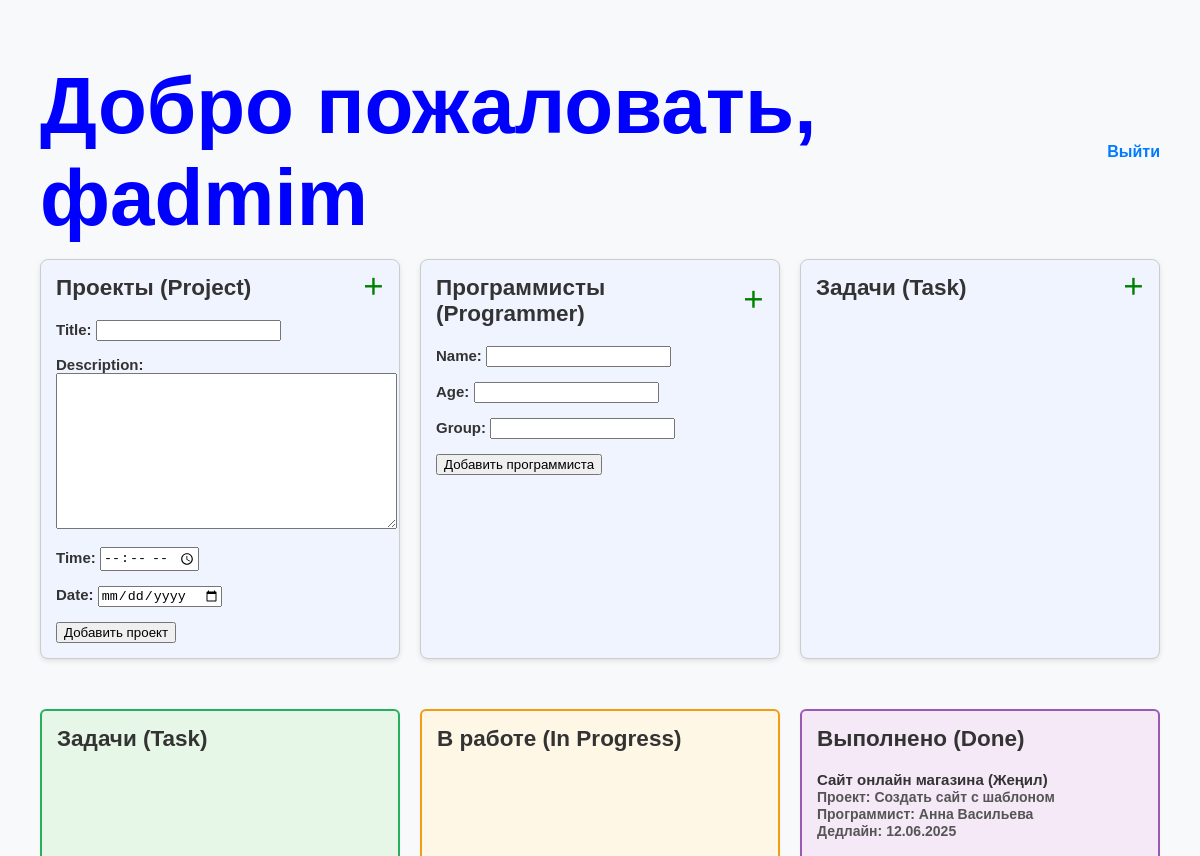
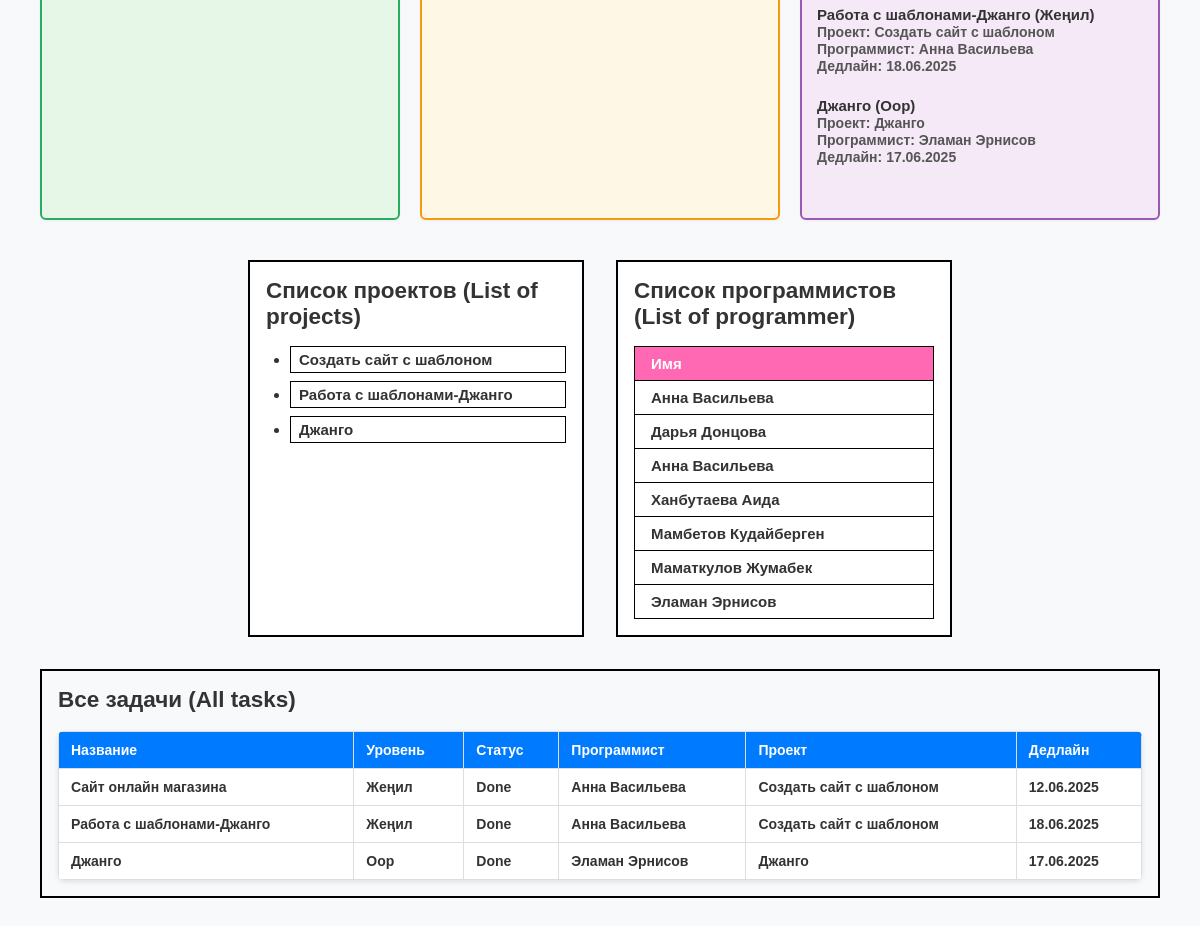
The app's page / (signed in) with its own data (2 pictures, top to bottom).
### board/models.py (models this page shows, shortened)
class Task(models.Model):
    LEVEL_CHOICES = [
        ('easy', 'Жеңил'),
        ('medium', 'Орточо'),
        ('hard', 'Оор'),
        ('very_hard', 'Өтө оор'),
    ]
    STATUS_CHOICES = [
        ('task', 'Task'),
        ('in_progress', 'In Progress'),
        ('done', 'Done'),
    ]
    title = models.CharField(max_length=100)
    name_task = models.CharField(max_length=100)
    deadline = models.DateField()
    programmer = models.ForeignKey(Programmer, on_delete=models.CASCADE)
    project = models.ForeignKey(Project, on_delete=models.CASCADE)
    level = models.CharField(max_length=20, choices=LEVEL_CHOICES, default='easy')
    status = models.CharField(max_length=20, choices=STATUS_CHOICES, default='task')

class Project(models.Model):
    title = models.CharField(max_length=100)
    description = models.TextField()
    time = models.TimeField()
    date = models.DateField()
    def __str__(self):
        return self.title

class Programmer(models.Model):
    name = models.CharField(max_length=100)
    age = models.IntegerField()
    group = models.CharField(max_length=100)
    def __str__(self):
        return self.name

### board/views.py (the view)
# urls.py: path('', views.board_home, name='board_home'),
@login_required
def board_home(request):
    projects = Project.objects.all()
    programmers = Programmer.objects.all()
    tasks = Task.objects.all()
    users = User.objects.all()  # Для выбора пользователя при добавлении программиста
    project_form = ProjectForm()
    programmer_form = ProgrammerForm()
    task_form = TaskForm()
    context = {
        'projects': projects,
        'programmers': programmers,
        'tasks': tasks,
        'project_form': project_form,
        'programmer_form': programmer_form,
        'task_form': task_form,
    }
    return render(request, 'board/home.html', context)

### board/forms.py
class ProjectForm(forms.ModelForm):
    class Meta:
        model = Project
        fields = '__all__'
        widgets = {
            'date': forms.DateInput(attrs={'type': 'date'}),
            'time': forms.TimeInput(attrs={'type': 'time'}),
        }

class ProgrammerForm(forms.ModelForm):
    class Meta:
        model = Programmer
        fields = ['name', 'age', 'group']  # Только эти поля, без user

### board/templates/board/home.html (shortened to what this page needs)
<!DOCTYPE html>
{% load static %}
<link rel="stylesheet" href="style.css" />
<link rel="stylesheet" href="{% static 'css/style.css' %}">
<html lang="ru">
<head>
</head>
<body>
{% if request.user.is_authenticated %}
<h1 style="display: flex; justify-content: space-between; align-items: center;">
  <span style="font-size: 80px; color: blue;">Добро пожаловать, {{ request.user.username }}</span>
  <a href="{% url 'logout' %}" style="font-size: 16px;">Выйти</a>
</h1>
  <div class="top-forms">
    <div class="column">
      <h2>Проекты (Project)
        {% if request.user.is_staff %}
          <span class="add-btn" onclick="toggleForm('add-project-form')">＋</span>
        {% endif %}
      </h2>
      <form id="add-project-form" method="post" action="{% url 'add_project' %}">
        {{ project_form.as_p }}
        <button type="submit" {% if not request.user.is_staff %}disabled title="Только админ может добавлять проекты"{% endif %}>Добавить проект</button>
      </form>
    </div>
    <div class="column">
      <h2>Программисты (Programmer)
        {% if request.user.is_staff %}
          <span class="add-btn" onclick="toggleForm('add-programmer-form')">＋</span>
        {% endif %}
      </h2>
      <form id="add-programmer-form" method="post" action="{% url 'add_programmer' %}">
        {{ programmer_form.as_p }}
        <button type="submit" {% if not request.user.is_staff %}disabled title="Только админ может добавлять программистов"{% endif %}>Добавить программиста</button>
      </form>
    </div>
    <div class="column">
      <h2>Задачи (Task)
        {% if request.user.is_staff %}
          <span class="add-btn" onclick="toggleForm('add-task-form')">＋</span>
        {% endif %}
      </h2>
    </div>
  </div>
  <div class="top-columns">
    <div class="column task">
      <h2>Задачи (Task)</h2>
    </div>
    <div class="column in_progress">
      <h2>В работе (In Progress)</h2>
    </div>
    <div class="column done">
      <h2>Выполнено (Done)</h2>
      <ul>
        {% for task in tasks %}
          {% if task.status == 'done' %}
  <li>
    <strong>{{ task.title }}</strong> ({{ task.get_level_display }})<br/>
    <span class="task-info">
      Проект: <strong>{{ task.project.title }}</strong><br/>
      Программист: <strong>{{ task.programmer.name }}</strong><br/>
      Дедлайн: {{ task.deadline|date:"d.m.Y" }}
    </span>
  </li>
{% endif %}
        {% empty %}
          <li>Нет завершённых задач</li>
        {% endfor %}
      </ul>
    </div>
  </div>
<div class="top-section">
  <div class="projects-list">
    <h2 class="text-lg font-semibold">Список проектов (List of projects) </h2>
    <ul>
      {% for project in projects %}
      <li>{{ project.title }}</li>
      {% empty %}
      <li>Нет проектов</li>
      {% endfor %}
    </ul>
  </div>
  <div class="programmers-table">
    <h2 class="text-lg font-semibold">Список программистов (List of programmer) </h2>
    <table>
      <thead>
        <tr>
          <th>Имя</th>
        </tr>
      </thead>
      <tbody>
        {% for programmer in programmers %}
        <tr>
          <td>{{ programmer.name }}</td>
        </tr>
        {% empty %}
        <tr>
          <td>Нет программистов</td>
        </tr>
        {% endfor %}
      </tbody>
    </table>
  </div>
</div>
<div class="tasks-section">
  <h2 class="text-lg font-semibold mb-2">Все задачи (All tasks)</h2>
  <table class="tasks-table">
    <thead>
      <tr>
        <th>Название</th>
        <th>Уровень</th>
        <th>Статус</th>
        <th>Программист</th>
        <th>Проект</th>
        <th>Дедлайн</th>
      </tr>
    </thead>
    <tbody>
      {% for task in tasks %}
      <tr>
        <td>{{ task.title }}</td>
        <td>{{ task.get_level_display }}</td>
        <td>{{ task.get_status_display }}</td>
        <td>{{ task.programmer.name }}</td>
        <td>{{ task.project.title }}</td>
        <td>{{ task.deadline|date:"d.m.Y" }}</td>
      </tr>
      {% empty %}
      <tr>
        <td colspan="6" style="text-align:center;">Нет задач</td>
      </tr>
      {% endfor %}
    </tbody>
  </table>
</div>
{% else %}
  <p>Пожалуйста, <a href="{% url 'login' %}">войдите</a>, чтобы увидеть доску задач.</p>
{% endif %}
</body>
</html>

### board/static/css/style.css (style rules this page uses)
body { font-family: 'Montserrat', sans-serif; font-weight: 600; font-size: 15px; background: #ecf0f3; margin: 0; padding: 20px; box-sizing: border-box; }
.top-columns { display: flex; justify-content: space-between; gap: 20px; margin-bottom: 20px; }
.column { flex: 1; border-radius: 6px; padding: 15px; background: #f9fbfd; max-height: 400px; overflow-y: auto; box-shadow: 0 1px 3px rgba(0,0,0,0.05); border-width: 0; transition: border-color 1s ease, background-color 1s ease; min-width: 280px; }
.top-columns > .column.task.active { border: 2px solid #27ae60; background-color: #e7f7e7; }
.top-columns > .column.in_progress.active { border: 2px solid #f39c12; background-color: #fef7e6; }
.top-columns > .column.done.active { border: 2px solid #9b59b6; background-color: #f5e9f7; }
.top-forms > .column { background-color: #f9fbfd; border-radius: 6px; padding: 15px; box-shadow: 0 1px 3px rgba(0,0,0,0.05); min-width: 280px; flex: 1; }
body { font-family: Arial, sans-serif; margin: 20px; background: #f8f9fa; color: #333; }
a { text-decoration: none; color: #007bff; }
.top-forms { display: flex; gap: 20px; margin-bottom: 30px; }
.top-forms > .column { flex: 1; border-radius: 6px; padding: 15px; background-color: #fff; box-shadow: 0 1px 3px rgba(0,0,0,0.1); border: 1px solid #ccc; min-width: 280px; max-height: 400px; overflow-y: auto; transition: border-color 1s ease, background-color 1s ease; }
.top-columns > .column { flex: 1; border-radius: 6px; padding: 15px; background-color: #fff; max-height: 400px; overflow-y: auto; box-shadow: 0 1px 3px rgba(0,0,0,0.05); border: 1px solid #ccc; min-width: 280px; transition: border-color 1s ease, background-color 1s ease; }
.top-forms .column { background-color: #f0f4ff; padding: 15px; border-radius: 8px; margin-bottom: 20px; box-shadow: 0 2px 5px rgba(0,0,0,0.1); }
.top-forms .column { padding: 15px; border-radius: 8px; margin-bottom: 20px; box-shadow: 0 2px 5px rgba(0,0,0,0.1); }
.programmers-table th, .programmers-table td { border: 1px solid #3b82f6; padding: 0.5rem 1rem; text-align: left; }
.programmers-table th { background-color: #3b82f6; color: #ffffff; font-weight: 600; }
.programmers-table tbody tr:nth-child(odd) { background-color: #ffffff; }
.programmers-table tbody tr:nth-child(even) { background-color: #f0f9ff; }
h1 { margin-bottom: 15px; }
h2 { margin-top: 0; display: flex; align-items: center; justify-content: space-between; }
ul { list-style: none; padding-left: 0; max-height: 350px; overflow-y: auto; margin-top: 10px; }
li { margin-bottom: 12px; padding-bottom: 10px; border-bottom: 1px solid #eee; }
.task-info { font-size: 14px; color: #555; }
.add-btn { cursor: pointer; font-weight: bold; font-size: 22px; user-select: none; color: green; line-height: 1; margin-left: 10px; }
table.tasks-table { width: 100%; border-collapse: collapse; background: #fff; box-shadow: 0 2px 5px rgba(0,0,0,0.1); border-radius: 6px; overflow: hidden; }
table.tasks-table thead { background-color: #007bff; color: white; }
table.tasks-table th, table.tasks-table td { padding: 10px 12px; border: 1px solid #ddd; text-align: left; font-size: 14px; }
.programmers-table th, .programmers-table td { border: 4px solid #000; padding: 0.5rem 1rem; text-align: left; background-color: #fff; }
.tasks-table th, .tasks-table td { border: 4px solid #000; padding: 0.5rem; background-color: inherit; color: inherit; }
.projects-list, .programmers-table { flex: 1; border: 2px solid #000; padding: 1rem; background-color: #fff; max-width: 300px; }
.projects-list h2, .programmers-table h2, .tasks-table h2 { margin-top: 0; margin-bottom: 1rem; }
.projects-list ul { list-style-type: disc; padding-left: 1.5rem; margin: 0; }
.projects-list li { margin-bottom: 0.5rem; border: 1px solid #000; padding: 0.25rem 0.5rem; }
.programmers-table table { width: 100%; border-collapse: collapse; }
.programmers-table th { background-color: #ff69b4; color: #fff; }
.tasks-section { border: 2px solid #000; padding: 1rem; margin-top: 2rem; }
.tasks-table { width: 100%; border-collapse: collapse; }
.tasks-table th { background-color: #007BFF; color: white; border: 4px solid #000; padding: 0.5rem; }
.tasks-table td { border: 4px solid #000; padding: 0.5rem; }

### records on screen
Task: title "Сайт онлайн магазина", level "Жеңил", project "Создать сайт с шаблоном", programmer.name "Aнна Васильева", deadline "12.06.2025", status "Done"
Task: title "Работа с шаблонами-Джанго", level "Жеңил", project "Создать сайт с шаблоном", programmer.name "Aнна Васильева", deadline "18.06.2025", status "Done"
Task: title "Джанго", level "Оор", project "Джанго", programmer.name "Эламан Эрнисов", deadline "17.06.2025", status "Done"
Project: title "Создать сайт с шаблоном"
Project: title "Работа с шаблонами-Джанго"
Project: title "Джанго"
Programmer: name "Aнна Васильева"
Programmer: name "Дарья Донцова"
Programmer: name "Aнна Васильева"
Programmer: name "Ханбутаева Аида"
Programmer: name "Мамбетов Кудайберген"
Programmer: name "Маматкулов Жумабек"
Programmer: name "Эламан Эрнисов"

### other values on screen
{{ request.user.username }} "фadmim"
